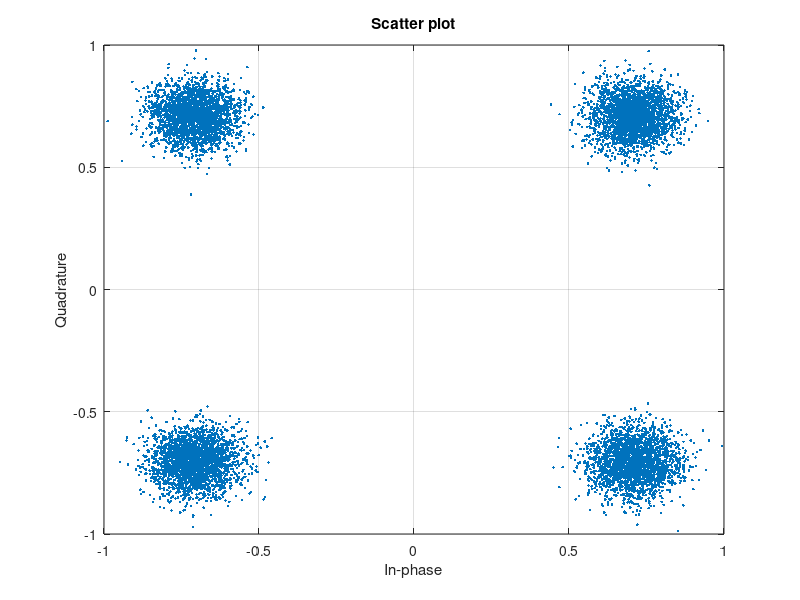

MATLAB code to generate this figure: (Note: this script raises an error after producing the figure.)
close all; clear;

N=512;
nullpos = [];
delta_c = 31.250e3; % subcarrier_spacing in Hz
prefix_redundancy = 0.0655; % 6.55%
OF = 2;
Lc = round(prefix_redundancy * N);

% random QPSK data symbols to modulate with OFDM
rng(2025);                              % Set seed for reproducibility
M = 4;
dataSymbols = randi([0 M-1], 10000, 1); % Generate 10000 random QPSK symbols (0, 1, 2, 3)
txSig = pskmod(dataSymbols, M, pi/M); % QPSK modulation
scatterplot(awgn(txSig,20));
hold on; grid on;

data = txSig.';

[x, u, w] = OFDMmod(data, N, Lc, OF, nullpos);

dem_data = OFDMdem(x, N, Lc, OF, ones(N,1), nullpos);

% gráfico de constelación
scatter(real(dem_data), imag(dem_data));
legend('Transmitted QPSK', 'Received QPSK', 'Location', 'best');
title('QPSK Constellation: Transmitted vs Received');
xlabel('In-Phase');
ylabel('Quadrature');